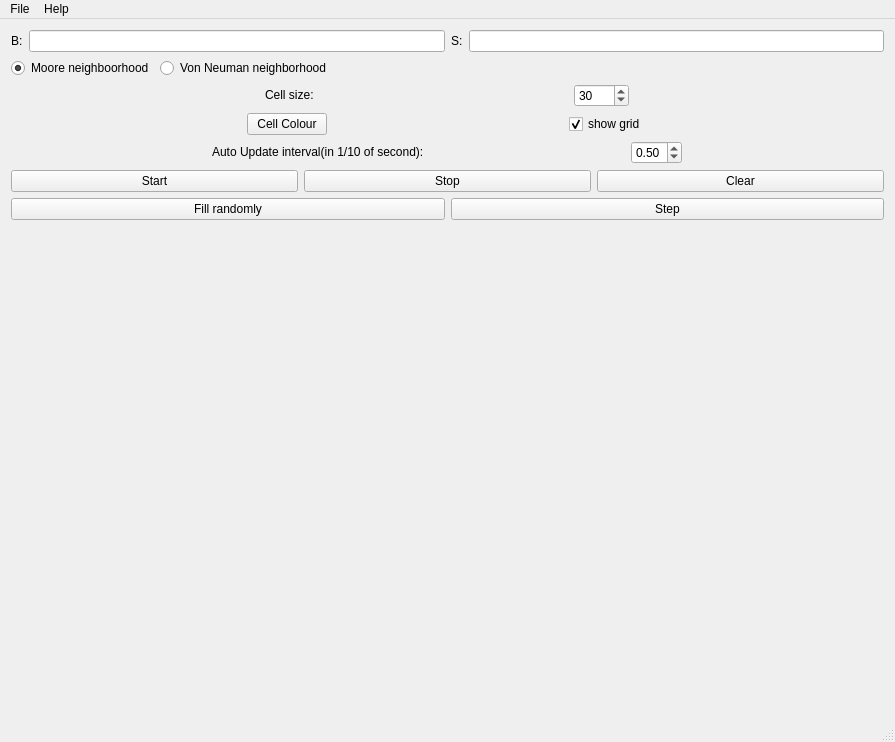
<?xml version="1.0" encoding="UTF-8"?>
<ui version="4.0">
 <class>MainWindow</class>
 <widget class="QMainWindow" name="MainWindow">
  <property name="geometry">
   <rect>
    <x>0</x>
    <y>0</y>
    <width>895</width>
    <height>742</height>
   </rect>
  </property>
  <property name="sizePolicy">
   <sizepolicy hsizetype="Preferred" vsizetype="Preferred">
    <horstretch>0</horstretch>
    <verstretch>0</verstretch>
   </sizepolicy>
  </property>
  <property name="windowTitle">
   <string>MainWindow</string>
  </property>
  <widget class="QWidget" name="centralWidget">
   <property name="sizePolicy">
    <sizepolicy hsizetype="Preferred" vsizetype="Preferred">
     <horstretch>0</horstretch>
     <verstretch>0</verstretch>
    </sizepolicy>
   </property>
   <layout class="QGridLayout" name="gridLayout">
    <item row="0" column="0">
     <layout class="QHBoxLayout" name="mainLayout">
      <item>
       <layout class="QVBoxLayout" name="gameLayout">
        <property name="sizeConstraint">
         <enum>QLayout::SetDefaultConstraint</enum>
        </property>
       </layout>
      </item>
      <item>
       <layout class="QVBoxLayout" name="controlsLayout">
        <property name="sizeConstraint">
         <enum>QLayout::SetDefaultConstraint</enum>
        </property>
        <property name="rightMargin">
         <number>0</number>
        </property>
        <item>
         <layout class="QHBoxLayout" name="ruleLayout">
          <property name="sizeConstraint">
           <enum>QLayout::SetDefaultConstraint</enum>
          </property>
          <item>
           <widget class="QLabel" name="bRuleLabel">
            <property name="sizePolicy">
             <sizepolicy hsizetype="Fixed" vsizetype="Fixed">
              <horstretch>0</horstretch>
              <verstretch>0</verstretch>
             </sizepolicy>
            </property>
            <property name="text">
             <string>B:</string>
            </property>
           </widget>
          </item>
          <item>
           <widget class="QLineEdit" name="bornRuleEdit">
            <property name="sizePolicy">
             <sizepolicy hsizetype="Minimum" vsizetype="Fixed">
              <horstretch>0</horstretch>
              <verstretch>0</verstretch>
             </sizepolicy>
            </property>
            <property name="maximumSize">
             <size>
              <width>16777215</width>
              <height>16777215</height>
             </size>
            </property>
            <property name="text">
             <string/>
            </property>
           </widget>
          </item>
          <item>
           <widget class="QLabel" name="sRuleLabel">
            <property name="sizePolicy">
             <sizepolicy hsizetype="Fixed" vsizetype="Fixed">
              <horstretch>0</horstretch>
              <verstretch>0</verstretch>
             </sizepolicy>
            </property>
            <property name="text">
             <string>S:</string>
            </property>
           </widget>
          </item>
          <item>
           <widget class="QLineEdit" name="surviveRuleEdit">
            <property name="sizePolicy">
             <sizepolicy hsizetype="Minimum" vsizetype="Fixed">
              <horstretch>0</horstretch>
              <verstretch>0</verstretch>
             </sizepolicy>
            </property>
            <property name="text">
             <string/>
            </property>
           </widget>
          </item>
         </layout>
        </item>
        <item>
         <layout class="QHBoxLayout" name="neighboorLayout">
          <property name="sizeConstraint">
           <enum>QLayout::SetDefaultConstraint</enum>
          </property>
          <item>
           <widget class="QRadioButton" name="moorRButton">
            <property name="sizePolicy">
             <sizepolicy hsizetype="Fixed" vsizetype="Fixed">
              <horstretch>0</horstretch>
              <verstretch>0</verstretch>
             </sizepolicy>
            </property>
            <property name="text">
             <string>Moore neighboorhood</string>
            </property>
            <property name="checked">
             <bool>true</bool>
            </property>
           </widget>
          </item>
          <item>
           <widget class="QRadioButton" name="neumanRButton">
            <property name="text">
             <string>Von Neuman neighborhood</string>
            </property>
            <property name="checked">
             <bool>false</bool>
            </property>
           </widget>
          </item>
         </layout>
        </item>
        <item>
         <layout class="QHBoxLayout" name="sizeLAyout">
          <property name="sizeConstraint">
           <enum>QLayout::SetDefaultConstraint</enum>
          </property>
          <item>
           <widget class="QLabel" name="cellSizeLabel">
            <property name="sizePolicy">
             <sizepolicy hsizetype="Fixed" vsizetype="Fixed">
              <horstretch>0</horstretch>
              <verstretch>0</verstretch>
             </sizepolicy>
            </property>
            <property name="text">
             <string>Cell size:</string>
            </property>
            <property name="buddy">
             <cstring>cellSizeSpinBox</cstring>
            </property>
           </widget>
          </item>
          <item>
           <widget class="QSpinBox" name="cellSizeSpinBox">
            <property name="sizePolicy">
             <sizepolicy hsizetype="Fixed" vsizetype="Fixed">
              <horstretch>0</horstretch>
              <verstretch>0</verstretch>
             </sizepolicy>
            </property>
            <property name="specialValueText">
             <string>pixels</string>
            </property>
            <property name="minimum">
             <number>1</number>
            </property>
            <property name="maximum">
             <number>50</number>
            </property>
            <property name="value">
             <number>30</number>
            </property>
           </widget>
          </item>
         </layout>
        </item>
        <item>
         <layout class="QHBoxLayout" name="colourLayout" stretch="0,0">
          <property name="sizeConstraint">
           <enum>QLayout::SetDefaultConstraint</enum>
          </property>
          <item>
           <widget class="QPushButton" name="cellColourButton">
            <property name="sizePolicy">
             <sizepolicy hsizetype="Fixed" vsizetype="Fixed">
              <horstretch>0</horstretch>
              <verstretch>0</verstretch>
             </sizepolicy>
            </property>
            <property name="text">
             <string>Cell Colour</string>
            </property>
           </widget>
          </item>
          <item>
           <widget class="QCheckBox" name="showGridCheckBox">
            <property name="sizePolicy">
             <sizepolicy hsizetype="Fixed" vsizetype="Fixed">
              <horstretch>0</horstretch>
              <verstretch>0</verstretch>
             </sizepolicy>
            </property>
            <property name="text">
             <string>show grid</string>
            </property>
            <property name="checked">
             <bool>true</bool>
            </property>
           </widget>
          </item>
         </layout>
        </item>
        <item>
         <layout class="QHBoxLayout" name="timeLayout">
          <property name="sizeConstraint">
           <enum>QLayout::SetDefaultConstraint</enum>
          </property>
          <item>
           <widget class="QLabel" name="updateTimeLabel">
            <property name="sizePolicy">
             <sizepolicy hsizetype="Fixed" vsizetype="Fixed">
              <horstretch>0</horstretch>
              <verstretch>0</verstretch>
             </sizepolicy>
            </property>
            <property name="text">
             <string>Auto Update interval(in 1/10 of second):</string>
            </property>
           </widget>
          </item>
          <item>
           <widget class="QDoubleSpinBox" name="intervalSpinBox">
            <property name="sizePolicy">
             <sizepolicy hsizetype="Fixed" vsizetype="Fixed">
              <horstretch>0</horstretch>
              <verstretch>0</verstretch>
             </sizepolicy>
            </property>
            <property name="minimum">
             <double>0.100000000000000</double>
            </property>
            <property name="maximum">
             <double>1.500000000000000</double>
            </property>
            <property name="singleStep">
             <double>0.100000000000000</double>
            </property>
            <property name="value">
             <double>0.500000000000000</double>
            </property>
           </widget>
          </item>
         </layout>
        </item>
        <item>
         <layout class="QHBoxLayout" name="startStopLayout">
          <item>
           <widget class="QPushButton" name="startButton">
            <property name="text">
             <string>Start</string>
            </property>
           </widget>
          </item>
          <item>
           <widget class="QPushButton" name="stopButton">
            <property name="text">
             <string>Stop</string>
            </property>
           </widget>
          </item>
          <item>
           <widget class="QPushButton" name="clearButton">
            <property name="text">
             <string>Clear</string>
            </property>
           </widget>
          </item>
         </layout>
        </item>
        <item>
         <layout class="QHBoxLayout" name="stepLayout">
          <item>
           <widget class="QPushButton" name="fillRandomButton">
            <property name="text">
             <string>Fill randomly</string>
            </property>
           </widget>
          </item>
          <item>
           <widget class="QPushButton" name="doButton">
            <property name="text">
             <string>Step</string>
            </property>
           </widget>
          </item>
         </layout>
        </item>
        <item>
         <spacer name="verticalSpacer">
          <property name="orientation">
           <enum>Qt::Vertical</enum>
          </property>
          <property name="sizeType">
           <enum>QSizePolicy::Expanding</enum>
          </property>
          <property name="sizeHint" stdset="0">
           <size>
            <width>20</width>
            <height>40</height>
           </size>
          </property>
         </spacer>
        </item>
       </layout>
      </item>
     </layout>
    </item>
   </layout>
  </widget>
  <widget class="QMenuBar" name="menuBar">
   <property name="geometry">
    <rect>
     <x>0</x>
     <y>0</y>
     <width>895</width>
     <height>26</height>
    </rect>
   </property>
   <widget class="QMenu" name="menuFile">
    <property name="title">
     <string>File</string>
    </property>
    <addaction name="actionOpenRule"/>
    <addaction name="actionSaveRule"/>
    <addaction name="actionExit"/>
   </widget>
   <widget class="QMenu" name="menuHelp">
    <property name="title">
     <string>Help</string>
    </property>
    <addaction name="actionTutorial"/>
    <addaction name="actionAbout"/>
   </widget>
   <addaction name="menuFile"/>
   <addaction name="menuHelp"/>
  </widget>
  <widget class="QStatusBar" name="statusBar"/>
  <action name="actionOpenRule">
   <property name="text">
    <string>Open rule</string>
   </property>
  </action>
  <action name="actionSaveRule">
   <property name="text">
    <string>Save rule</string>
   </property>
  </action>
  <action name="actionSave_figure">
   <property name="text">
    <string>Save figure</string>
   </property>
  </action>
  <action name="actionSaveWorld">
   <property name="text">
    <string>Save world</string>
   </property>
  </action>
  <action name="actionExit">
   <property name="text">
    <string>Exit</string>
   </property>
  </action>
  <action name="actionTutorial">
   <property name="text">
    <string>Tutorial</string>
   </property>
  </action>
  <action name="actionAbout">
   <property name="text">
    <string>About</string>
   </property>
  </action>
  <action name="actionOpenWorld">
   <property name="text">
    <string>Open world</string>
   </property>
  </action>
 </widget>
 <layoutdefault spacing="6" margin="11"/>
 <resources/>
 <connections/>
</ui>
